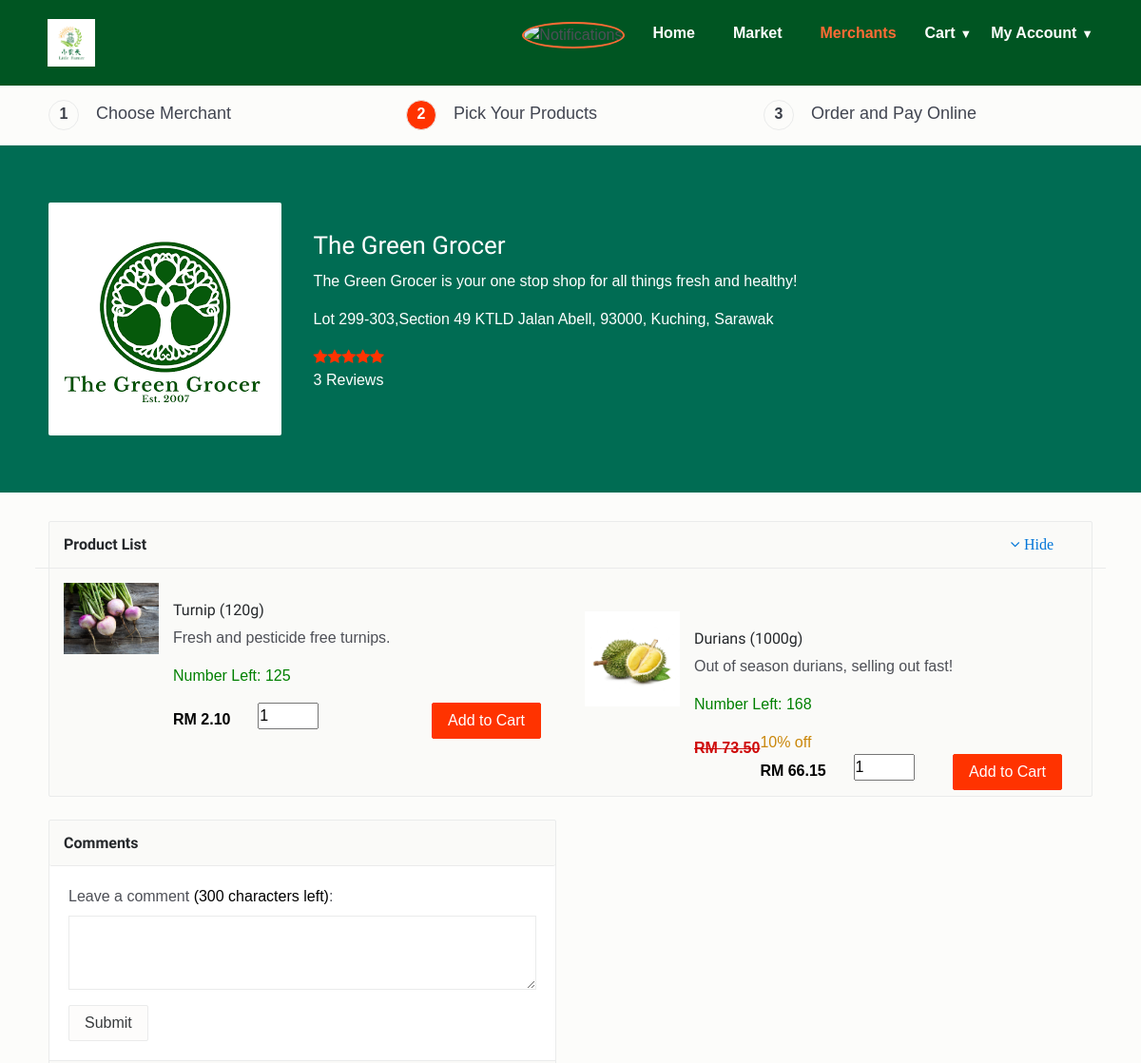
Page /products.php?merchant=52 (signed in, upper part) on the earlier database version.
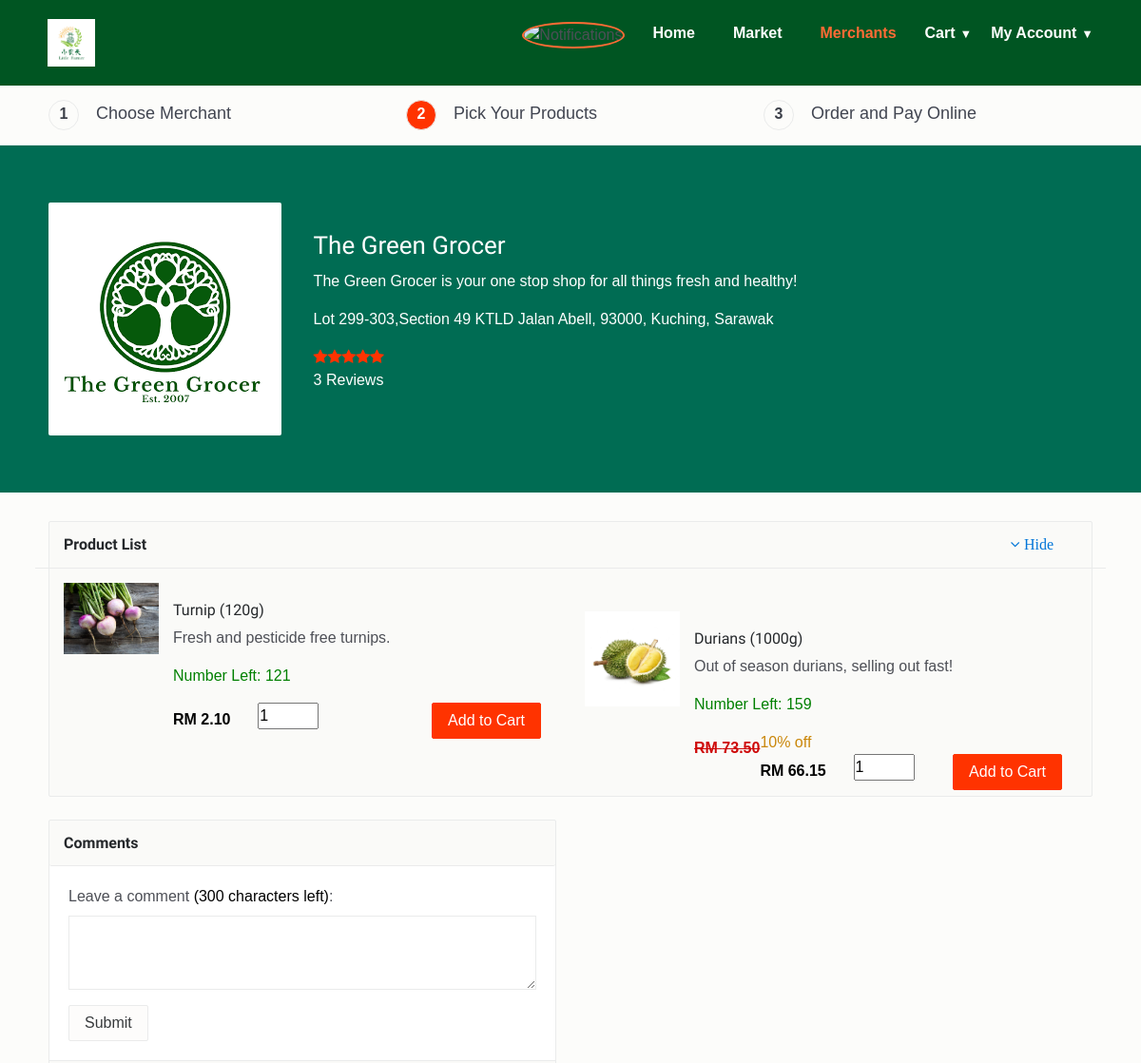
Same page on the later database version.
### tables this page shows
CREATE TABLE `product` (
  `product_id` int(11) NOT NULL,
  `productCode` varchar(30) NOT NULL,
  `product_name` varchar(255) NOT NULL,
  `product_image` text NOT NULL,
  `descr` varchar(500) NOT NULL,
  `categories_id` int(11) NOT NULL,
  `owner` text NOT NULL,
  `product_date` text NOT NULL,
  `lowStock` int(5) NOT NULL,
  `status` int(11) NOT NULL DEFAULT 0
);

CREATE TABLE `tblprice` (
  `priceNo` int(10) NOT NULL,
  `productID` varchar(30) NOT NULL,
  `proQuant` int(11) NOT NULL,
  `proWeight` int(20) NOT NULL,
  `proPrice` float NOT NULL,
  `proDisc` int(11) NOT NULL DEFAULT 0
);

### products.php (the view, shortened to what the changed rows need)
<!DOCTYPE html>
<html lang="en">
<head>
    <link href="css/bootstrap.min.css" rel="stylesheet">
    <link href="css/font-awesome.min.css" rel="stylesheet">
    <link href="css/animsition.min.css" rel="stylesheet">
    <link href="css/animate.css" rel="stylesheet">
    <link href="css/style.css" rel="stylesheet">
</head>
<body class="home">
<?php
include("config/connect.php");
?>
    <?php
    include("includes/header.php");
    ?>
     <div class="page-wrapper" >
        <div class="container m-t-30">
            <div class="row">
                <div class="col-xs-12 col-sm-12 col-md-12 col-lg-12">
                    <div class="menu-widget" id="2">
                        <div class="collapse in" id="popular2">
                            <?php
                                $stmt = $db->prepare("SELECT product_id from product WHERE owner = ? AND status = 1");
                                $stmt->bind_param("i", $_GET['merchant']);
                                $stmt->execute();
                                $products = $stmt->get_result();
                                if (!empty($products))
                                {
                                    $r = 2;
                                    foreach($products as $product)
                                    {
                                        if ($r == 2)
                                        {
                                            echo '<div class="row">';
                                        }
                                        $stmt = $db->prepare("SELECT * from product JOIN tblprice ON product.product_id = tblprice.productID
                                                            WHERE tblprice.productID = ? AND tblprice.proQuant > 0");
                                        $stmt->bind_param("i", $product['product_id']);
                                        $stmt->execute();
                                        $item = $stmt->get_result();
                                        if ($item->num_rows == 1)
                                        {
                                            $item = $item->fetch_assoc();
                                            $stmt = $db->prepare("SELECT price FROM custom_prices WHERE price_id = ? AND user_id = ?");
                                            $stmt->bind_param("ii", $item['priceNo'], $_SESSION['user_id']);
                                            $stmt->execute();
                                            $custom = $stmt->get_result();
                                            $item['price'] = $custom->fetch_assoc()['price'];
                                ?>
                                <div class="food-item">
                                    <div class="col-xs-12 col-sm-12 col-lg-6" style="display: flex;">
                                        <div class="rest-logo pull-left">
                                            <a class="restaurant-logo pull-left"><?php echo '<img src="'.$item['product_image'].'" alt="Product logo">'; ?></a>
                                        </div>
                                        <div class="col-xs-12 col-sm-12 col-lg-6 pull-right item-cart-info product" data-price-id="<?php echo $item['priceNo']; ?>" data-product-owner="<?php echo $item['owner']; ?>">
                                            <h6><?php echo $item['product_name']." (". $item['proWeight']."g)"; ?></h6>
                                            <p><?php echo $item['descr'];  ?></p>
                                            <p style="color: green;">Number Left: <?php echo (int)$item['proQuant']; ?></p>
                                            <?php
                                            $customPrice = number_format($item['price'], 2, '.', '');
                                            $discount = number_format($item['proDisc']/100, 2, '.', '');
                                            $price = number_format($item['proPrice'], 2, '.', '');
                                            if ($customPrice != 0) {
                                            echo '            <span class="price pull-left">RM '.$customPrice.'</span>';
                                            }
                                            else if ($discount == 0) {
                                            echo '            <span class="price pull-left">RM '.$price.'</span>';
                                            }
                                            else {
                                            echo '            <p class="price pull-left discount-cross">RM '.$price.'</p>
                                                              <div class="discount-value"">'. $discount*100 .'% off</div>
                                                              <span class="price pull-left">RM '.number_format($price*(1-$discount), 2, '.', '').'</span>';
                                            }
                                            ?>
                                            <input type="number" name="quantity" style="margin-left: 1.8rem; margin-bottom: 1rem; max-width: 4rem;" value="1" min="1"/>
                                            <button class="btn theme-btn addsToCart">Add to Cart</button>
                                        </div>
                                    </div>
                                </div>
                                <?php
                                        }
                                        $r -= 1;
                                        if ($r == 0)
                                        {
                                            echo '</div>';
                                            $r = 2;
                                        }
                                    }
                                }
                                ?>
                            </div>
                    </div>
                    <br/>
                </div>
                <br/>
            </div>
        </div>
</body>
</html>

Differences in the rows shown:
changed through a linked row, product "Turnip": tblprice.proQuant "125" → "121"
changed through a linked row, product "Durians": tblprice.proQuant "168" → "159"
